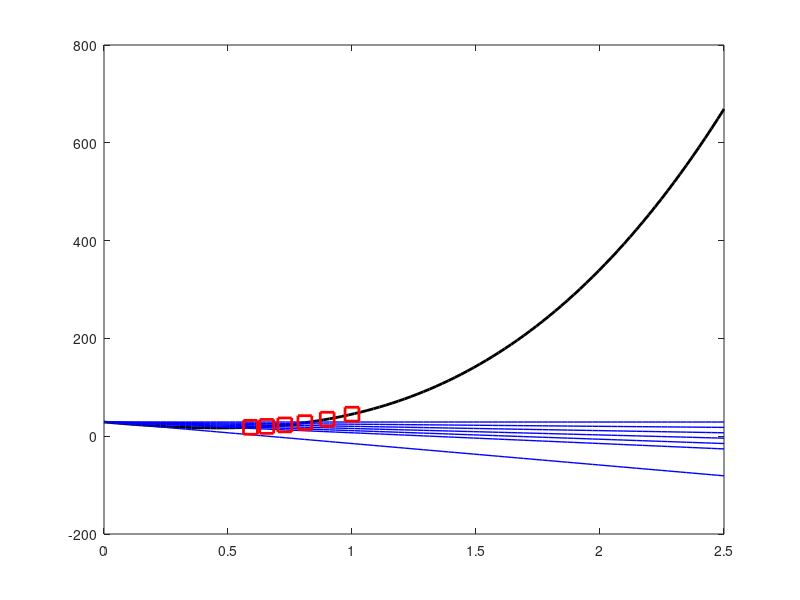

The MATLAB script that drew this image: (Note: this script raises an error after producing the figure.)
% Definicje funkcji
phi_rys4 = @(s) 40*s.^3 + 20*s.^2 - 44*s + 29;
% phi_rys3 = @(s) 20*s.^2 -44*s + 29
dphi_rys4 = @(s) 120*s.^2 + 40*s - 44; % Pochodna funkcji phi
 
% Parametry początkowe
s = 1;
alpha = 0.4; % Zmieniony parametr alpha
beta = 0.9;
 
% Pętla backtracking search
% while phi_rys4(s) >= phi_rys4(0) + alpha*dphi_rys4(0)*s
 
steps = [s];
i = 2;
 
while phi_rys4(s) >= 29 - alpha * 44 * s
    s = beta*s;
    steps(i) = s;
    i = i + 1;
 
end
 
% Wygenerowanie wykresu
s_values = linspace(0, 2.5, 100);
plot(s_values, phi_rys4(s_values), 'black', 'LineWidth', 2); hold on;
 
plot(s_values, phi_rys4(0) + dphi_rys4(0)*s_values, 'b', 'LineWidth', 1);
plot(s_values, phi_rys4(0) + alpha*dphi_rys4(0)*s_values, 'b', 'LineWidth', 1);
plot(s_values, phi_rys4(0) + 0*dphi_rys4(0)*s_values, 'b', 'LineWidth', 1);
plot(s_values, phi_rys4(0) + 0.1*dphi_rys4(0)*s_values, 'b', 'LineWidth', 1);
plot(s_values, phi_rys4(0) + 0.2*dphi_rys4(0)*s_values, 'b', 'LineWidth', 1);
plot(s_values, phi_rys4(0) + 0.3*dphi_rys4(0)*s_values, 'b', 'LineWidth', 1);
plot(s_values, phi_rys4(0) + 0.5*dphi_rys4(0)*s_values, 'b', 'LineWidth', 1);
 
points_red = [];
 
for i = 1:length(steps)
    points_red(i) = phi_rys4(steps(i));
end
 
points_black = [];
 
for i = 1:length(steps)
    points_black(i) = 0.3*dphi_rys4(i);
end
 
plot(steps, points_red, 'rs', 'MarkerSize', 10, 'LineWidth', 2);
plot(steps, points_black, 'BlackSquare', 'MarkerSize', 10, 'LineWidth', 2);
 
legend('\phi(s) = 40s^3 + 20s^2 -44s + 29',"y(s) = \phi(0) + \alpha\phi'(0)s", 'Location', 'NorthEast');
title('Metoda backtracking search dla \phi(s) = 40s^3 + 20s^2 - 44s + 29');
xlabel('s');
ylabel('\phi(s)');
ylim([-30 50])
xlim([0 2.5])
grid on;
hold off;